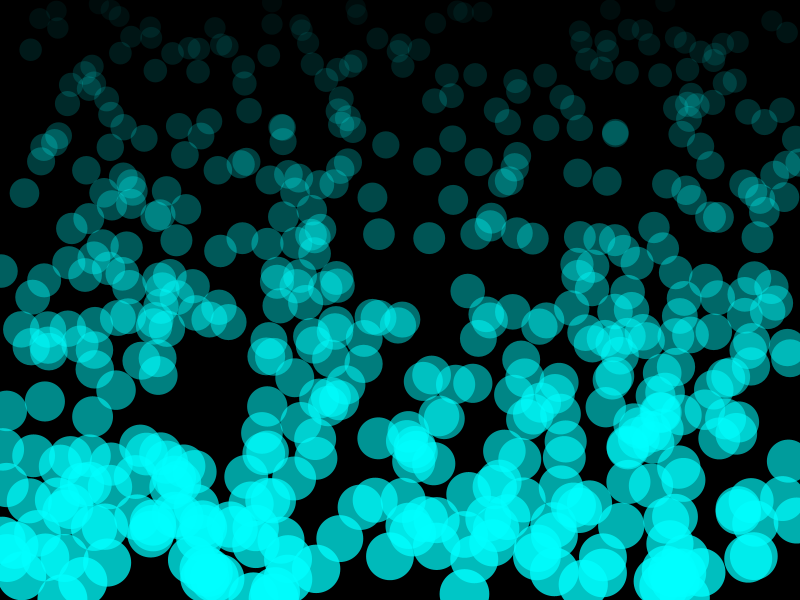
Frame 1 (no input)
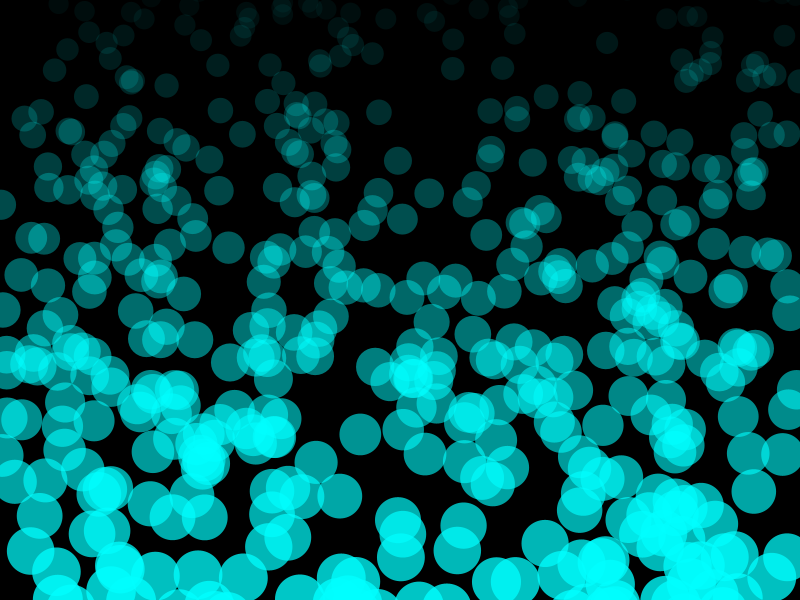
Frame 60 (the mouse pressed at the canvas centre just before this capture)
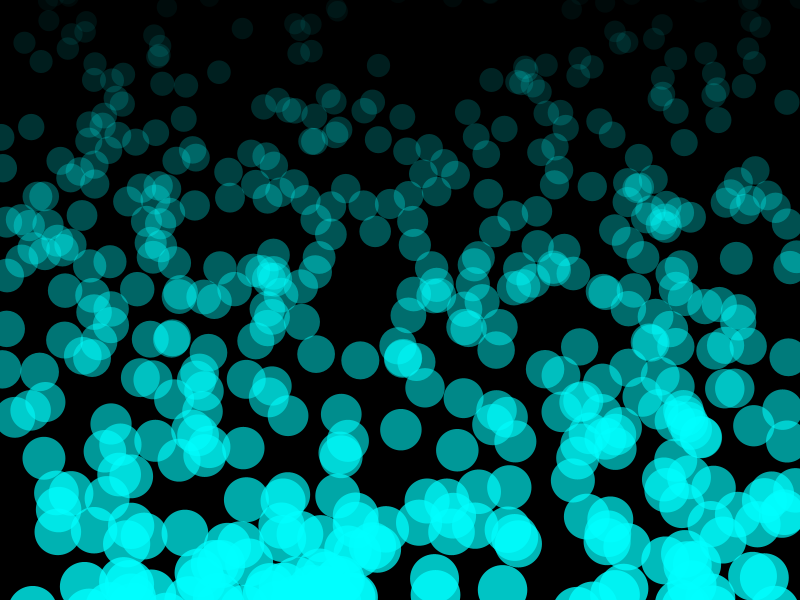
Frame 120 (the mouse held since frame 60 and released just before this capture)

The Processing sketch that drew these frames (run headless with seeded random() and noise(); from frame 60 on, the mouse is pressed at the canvas centre):

// Processing sketch: burbujas
// ── burbujas.pde
int cant = 500;
float [] px = new float[cant];
float [] py = new float[cant];
float [] dy = new float[cant];
float [] tam = new float[cant];
float [] alpha = new float[cant];
float [] distan = new float[cant];
void setup() {
  size(800, 600);

  for (int i=0; i<cant; i++) {
    px[i] = random(width);
    py[i] = random(height);
    dy[i] = random(-3, -0.5);
    tam[i] = random(20, 40);
    // alpha no le damos valores iniciales porque actualiza en el draw
  }
}
void draw() {
  background(0);
  for (int i=0; i<cant; i++) {

    distan[i] = dist(px[i], py[i], px[i], height);
    alpha[i] = map(distan[i], 0, height, 200, 10);
    tam[i] = map(distan[i], 0, height, 50, 20);
    fill(0, 255, 255, alpha[i]);

    if (py[i]<-tam[i]) {
      py[i] = height+tam[i]; // vuelve a ingresar
    }
    noStroke();
    ellipse(px[i], py[i], tam[i], tam[i]);

    py[i]+= dy[i];
  }
}
